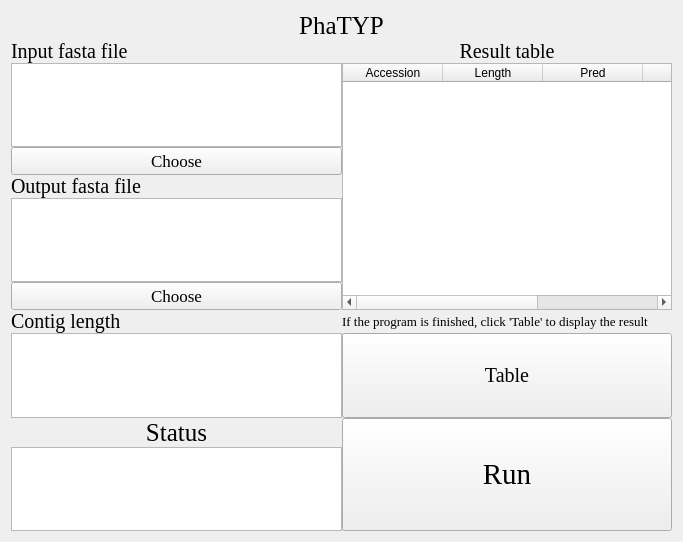
<?xml version="1.0" encoding="UTF-8"?>
<ui version="4.0">
 <class>Form</class>
 <widget class="QWidget" name="Form">
  <property name="geometry">
   <rect>
    <x>0</x>
    <y>0</y>
    <width>683</width>
    <height>542</height>
   </rect>
  </property>
  <property name="windowTitle">
   <string>Form</string>
  </property>
  <property name="styleSheet">
   <string notr="true">background-image: url(D:/tools/Pycharm/pyqt/logo/green_back.png);</string>
  </property>
  <layout class="QGridLayout" name="gridLayout_6">
   <item row="0" column="0">
    <layout class="QGridLayout" name="gridLayout">
     <property name="spacing">
      <number>0</number>
     </property>
     <item row="2" column="0">
      <widget class="QTextBrowser" name="textBrowser_2">
       <property name="styleSheet">
        <string notr="true">background-image: url(D:/Documents/Desktop/white.png)</string>
       </property>
      </widget>
     </item>
     <item row="1" column="0">
      <widget class="QLabel" name="label_2">
       <property name="font">
        <font>
         <family>Times New Roman</family>
         <pointsize>15</pointsize>
        </font>
       </property>
       <property name="text">
        <string>Input fasta file</string>
       </property>
       <property name="alignment">
        <set>Qt::AlignLeading|Qt::AlignLeft|Qt::AlignVCenter</set>
       </property>
      </widget>
     </item>
     <item row="8" column="1">
      <widget class="QPushButton" name="pushButton_4">
       <property name="sizePolicy">
        <sizepolicy hsizetype="Minimum" vsizetype="Expanding">
         <horstretch>0</horstretch>
         <verstretch>0</verstretch>
        </sizepolicy>
       </property>
       <property name="font">
        <font>
         <family>Times New Roman</family>
         <pointsize>15</pointsize>
        </font>
       </property>
       <property name="text">
        <string>Table</string>
       </property>
      </widget>
     </item>
     <item row="7" column="1">
      <widget class="QLabel" name="label_6">
       <property name="font">
        <font>
         <family>Times New Roman</family>
         <pointsize>10</pointsize>
        </font>
       </property>
       <property name="text">
        <string>If the program is finished, click 'Table' to display the result</string>
       </property>
       <property name="alignment">
        <set>Qt::AlignLeading|Qt::AlignLeft|Qt::AlignVCenter</set>
       </property>
      </widget>
     </item>
     <item row="9" column="1" rowspan="2">
      <widget class="QPushButton" name="pushButton">
       <property name="sizePolicy">
        <sizepolicy hsizetype="Expanding" vsizetype="Expanding">
         <horstretch>0</horstretch>
         <verstretch>0</verstretch>
        </sizepolicy>
       </property>
       <property name="font">
        <font>
         <family>Times New Roman</family>
         <pointsize>22</pointsize>
        </font>
       </property>
       <property name="styleSheet">
        <string notr="true">background-image: url(D:/Documents/Desktop/white.png)</string>
       </property>
       <property name="text">
        <string>Run</string>
       </property>
      </widget>
     </item>
     <item row="0" column="0" colspan="2">
      <widget class="QLabel" name="label">
       <property name="font">
        <font>
         <family>Times New Roman</family>
         <pointsize>19</pointsize>
        </font>
       </property>
       <property name="text">
        <string>PhaTYP</string>
       </property>
       <property name="alignment">
        <set>Qt::AlignCenter</set>
       </property>
      </widget>
     </item>
     <item row="4" column="0">
      <widget class="QLabel" name="label_3">
       <property name="font">
        <font>
         <family>Times New Roman</family>
         <pointsize>15</pointsize>
        </font>
       </property>
       <property name="text">
        <string>Output fasta file</string>
       </property>
       <property name="alignment">
        <set>Qt::AlignLeading|Qt::AlignLeft|Qt::AlignVCenter</set>
       </property>
      </widget>
     </item>
     <item row="5" column="0">
      <widget class="QTextBrowser" name="textBrowser_3">
       <property name="styleSheet">
        <string notr="true">background-image: url(D:/Documents/Desktop/white.png)</string>
       </property>
      </widget>
     </item>
     <item row="3" column="0">
      <widget class="QPushButton" name="pushButton_2">
       <property name="font">
        <font>
         <family>Times New Roman</family>
         <pointsize>13</pointsize>
        </font>
       </property>
       <property name="text">
        <string>Choose</string>
       </property>
      </widget>
     </item>
     <item row="7" column="0">
      <widget class="QLabel" name="label_5">
       <property name="font">
        <font>
         <family>Times New Roman</family>
         <pointsize>15</pointsize>
        </font>
       </property>
       <property name="text">
        <string>Contig length</string>
       </property>
       <property name="alignment">
        <set>Qt::AlignLeading|Qt::AlignLeft|Qt::AlignVCenter</set>
       </property>
      </widget>
     </item>
     <item row="6" column="0">
      <widget class="QPushButton" name="pushButton_3">
       <property name="font">
        <font>
         <family>Times New Roman</family>
         <pointsize>13</pointsize>
        </font>
       </property>
       <property name="text">
        <string>Choose</string>
       </property>
      </widget>
     </item>
     <item row="8" column="0">
      <widget class="QTextEdit" name="textEdit">
       <property name="styleSheet">
        <string notr="true">background-image: url(D:/Documents/Desktop/white.png)</string>
       </property>
      </widget>
     </item>
     <item row="9" column="0">
      <widget class="QLabel" name="label_4">
       <property name="font">
        <font>
         <family>Times New Roman</family>
         <pointsize>19</pointsize>
        </font>
       </property>
       <property name="text">
        <string>Status</string>
       </property>
       <property name="alignment">
        <set>Qt::AlignCenter</set>
       </property>
      </widget>
     </item>
     <item row="10" column="0">
      <widget class="QTextBrowser" name="textBrowser">
       <property name="styleSheet">
        <string notr="true">background-image: url(D:/Documents/Desktop/white.png)</string>
       </property>
      </widget>
     </item>
     <item row="2" column="1" rowspan="5">
      <widget class="QTableWidget" name="tableWidget">
       <property name="styleSheet">
        <string notr="true">background-image: url(D:/Documents/Desktop/white.png)</string>
       </property>
       <column>
        <property name="text">
         <string>Accession</string>
        </property>
       </column>
       <column>
        <property name="text">
         <string>Length</string>
        </property>
       </column>
       <column>
        <property name="text">
         <string>Pred</string>
        </property>
       </column>
       <column>
        <property name="text">
         <string>Score</string>
        </property>
       </column>
       <column>
        <property name="text">
         <string>Type</string>
        </property>
       </column>
      </widget>
     </item>
     <item row="1" column="1">
      <widget class="QLabel" name="label_7">
       <property name="font">
        <font>
         <family>Times New Roman</family>
         <pointsize>15</pointsize>
        </font>
       </property>
       <property name="text">
        <string>Result table</string>
       </property>
       <property name="alignment">
        <set>Qt::AlignCenter</set>
       </property>
      </widget>
     </item>
    </layout>
   </item>
  </layout>
 </widget>
 <resources/>
 <connections/>
</ui>
